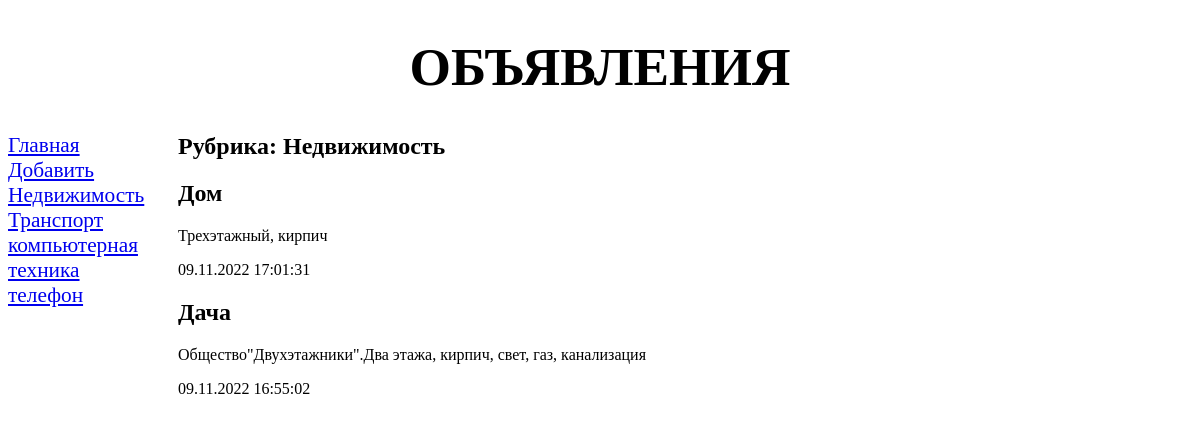
/1/, run on the app's committed database.
### bboard/models.py (models this page shows, shortened)
class Rubric(models.Model):
    name = models.CharField(max_length=20, db_index=True, verbose_name='Название')
    class Meta:
        verbose_name = 'Рубрика'
        verbose_name_plural = 'Рубрики'
        ordering = ['name']

class Bb(models.Model):
    title = models.CharField(max_length=50, verbose_name='Товар')
    content = models.TextField(null=True, blank=True, verbose_name='Описание')
    price = models.FloatField(null=True, blank=True, verbose_name='Цена')
    published = models.DateTimeField(auto_now_add=True, db_index=True, verbose_name='Дата добавления')
    rubric = models.ForeignKey('Rubric', null=True, on_delete=models.PROTECT, verbose_name='Рубрика')
    class Meta:
        verbose_name = 'Объявление'
        verbose_name_plural = 'Объявления'
        ordering = ['-published']

### bboard/views.py (the view)
# urls.py: path('<int:rubric_id>/', by_rubric, name='by_rubric'),
def by_rubric(request, rubric_id):
    bbs = Bb.objects.filter(rubric=rubric_id)
    rubrics = Rubric.objects.all()
    current_rubric = Rubric.objects.get(pk=rubric_id)
    context = {'bbs': bbs, 'rubrics': rubrics, 'current_rubric': current_rubric}
    return render(request, 'bboard/by_rubric.html', context)

### bboard/templates/bboard/by_rubric.html (shortened to what this page needs)
{% extends 'layout/basic.html'%}
{% block content%}
<h2>Рубрика: {{current_rubric.name}}</h2>
  {% for bb in bbs %}
    <div>
        <h2>{{bb.title}}</h2>
        <p>{{bb.content}}</p>
        <p>{{bb.published|date:'d.m.Y H:i:s'}}</p>
    </div>
    {%endfor%}
{% endblock%}

### bboard/templates/layout/basic.html (shortened to what this page needs)
{%load static%}
<!DOCTYPE html>
<html lang="en">
<head>
</head>
    <link rel="stylesheet" type="text/css" href="{% static 'bboard/style.css' %}">
<body>
  <header>
      <h1>Объявления</h1>
  </header>
  <nav>
      <a href="{% url 'index' %}">Главная</a>
        <a href="{% url 'add' %}">Добавить</a>
        {% for rubric in rubrics %}
        <a href="{% url 'by_rubric' rubric.pk %}">{{rubric.name}}</a>
        {%endfor%}
  </nav>
  <section>
      {%block content%}
      {%endblock%}
  </section>
</body>
</html>

### bboard/static/bboard/style.css (style rules this page uses)
header h1 { font-size: 40pt; text-transform: uppercase; text-align: center; background: url('bg.jpg') left / auto 100% no-repeat; }
nav { font-size: 16pt; width: 150px; float: left; }
nav a { display: block; margin: 10px 0 px; }
section { margin-left: 170px }

### data on the page
Rubric: name "Недвижимость"
Rubric: name "Транспорт"
Rubric: name "компьютерная техника"
Rubric: name "телефон"
Bb: title "Дом", content "Трехэтажный, кирпич", published "09.11.2022 17:01:31"
Bb: title "Дача", content "Общество\"Двухэтажники\".Два этажа, кирпич, свет, газ, канализация", published "09.11.2022 16:55:02"
